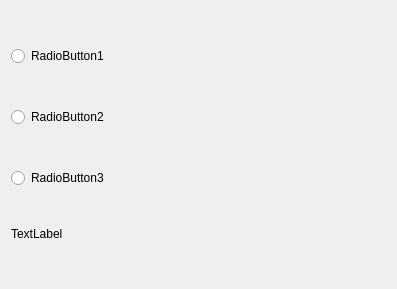
<?xml version="1.0" encoding="UTF-8"?>
<ui version="4.0">
 <class>Widget</class>
 <widget class="QWidget" name="Widget">
  <property name="geometry">
   <rect>
    <x>0</x>
    <y>0</y>
    <width>397</width>
    <height>289</height>
   </rect>
  </property>
  <property name="windowTitle">
   <string>Widget</string>
  </property>
  <layout class="QHBoxLayout" name="horizontalLayout_2">
   <item>
    <layout class="QVBoxLayout" name="verticalLayout">
     <item>
      <widget class="QRadioButton" name="radioButton1">
       <property name="text">
        <string>RadioButton1</string>
       </property>
      </widget>
     </item>
     <item>
      <widget class="QRadioButton" name="radioButton2">
       <property name="text">
        <string>RadioButton2</string>
       </property>
      </widget>
     </item>
     <item>
      <widget class="QRadioButton" name="radioButton3">
       <property name="text">
        <string>RadioButton3</string>
       </property>
      </widget>
     </item>
     <item>
      <widget class="QLabel" name="label">
       <property name="maximumSize">
        <size>
         <width>16777215</width>
         <height>10</height>
        </size>
       </property>
       <property name="text">
        <string>TextLabel</string>
       </property>
      </widget>
     </item>
    </layout>
   </item>
  </layout>
 </widget>
 <resources/>
 <connections/>
</ui>
